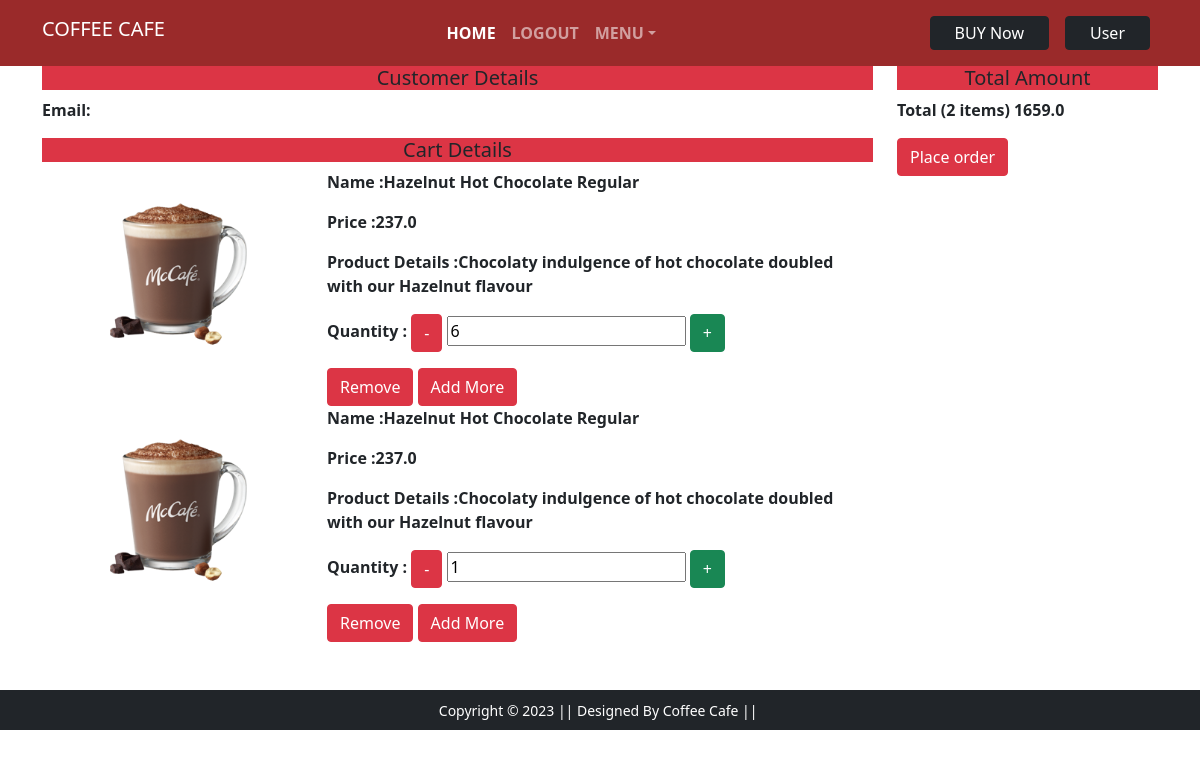
Page /viewcart/ (signed in) on the committed database.
### coffeeapp/models.py (models this page shows, shortened)
class Cart(models.Model):
    uid=models.ForeignKey(User,on_delete=models.CASCADE)
    pid=models.ForeignKey(Product,on_delete=models.CASCADE)
    quantity=models.IntegerField(default=1)

class Product(models.Model):
    CATEGORY_CHOICES=[
        (1,"COFFEE"),
        (2,"DRINKS"),
        (3,"DESSERTS"),
        (4,"BURGUR")
    ]
    name=models.CharField(max_length=100,verbose_name="Product Name")
    price=models.FloatField(verbose_name="Product Price")
    pdetails=models.CharField(max_length=200, verbose_name="Product Details")
    category=models.IntegerField(choices=CATEGORY_CHOICES)
    is_active=models.BooleanField(default=True,verbose_name="Available")
    pimage=models.ImageField(upload_to="images")

### coffeeapp/views.py (the view)
# urls.py: path("viewcart/",views.viewcart),
def viewcart(request):
    User=request.user.id
    c=Cart.objects.filter(uid=User)
    sum=0
    np=len(c)
    context={}
    for i in c:
        sum+=i.pid.price*i.quantity
    context['total']=sum
    context['np']=np
    context['products']=c
    return render(request,"cart.html",context)

### templates/cart.html
{% extends 'base.html' %}
{% block 'main' %}
{% load static %}
<div class="container">
    <div class="row">
        <div class="col-md-9">
            <h5 class="bg-danger" style="text-align: center;">Customer Details</h5>
            <p><strong>Email: </strong></p>
            <h5 class="bg-danger" style="text-align: center;">Cart Details</h5>
            <div class="row">
                {% for Product in products %}
                <div class="col-md-4">
                    <img src="{{Product.pid.pimage.url}}" class="img-fluid" alt="">
                </div>
                <div class="col-md-8">
                    <p><strong>Name :{{Product.pid.name}}</strong></p>
                    <p><strong>Price :{{Product.pid.price}}</strong></p>
                    <p><strong>Product Details :{{Product.pid.pdetails}}</strong></p>
                    <p><strong>Quantity : </strong>
                        <a href="/updateqty/0/{{Product.id}}"><button class="btn btn-danger">-</button></a>
                    <input type="number" value="{{Product.quantity}}">
                    <a href="/updateqty/1/{{Product.id}}"><button class="btn btn-success">+</button></a>
                </p>
                <a href="/remove/{{Product.id}}"><button class="btn btn-danger">Remove</button></a>
                <a href="/"><button class="btn btn-danger">Add More</button></a>
                </div>
                {% endfor %}
            </div>
        </div>
        <div class="col-md-3">
            <h5 class="bg-danger" style="text-align: center">Total Amount</h5>
            <p><strong>Total ({{np}} items) {{total}}</strong></p>
            <a href="/placeorder"><button class="btn btn-danger">Place order</button></a>
        </div>
    </div>
</div>
{% endblock 'main' %}

### rows in the picture
Cart: pid.pimage (picture), pid.name "Hazelnut Hot Chocolate Regular", pid.price "237.0", pid.pdetails "Chocolaty indulgence of hot chocolate doubled with our Hazelnut flavour", quantity "6"
Cart: pid.pimage (picture), pid.name "Hazelnut Hot Chocolate Regular", pid.price "237.0", pid.pdetails "Chocolaty indulgence of hot chocolate doubled with our Hazelnut flavour", quantity "1"

### other values in the picture
{{ np }} "2"
{{ total }} "1659.0"
